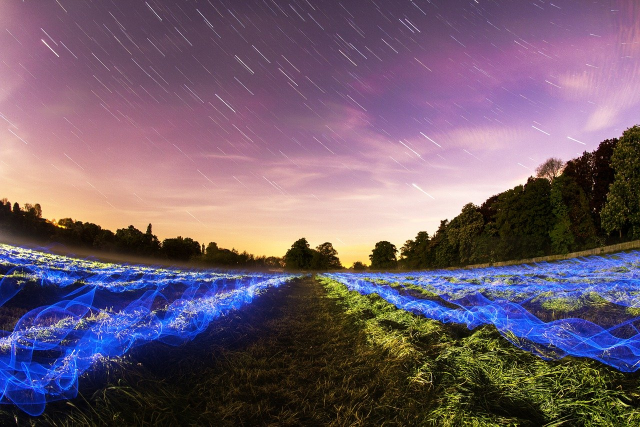
#> input picture sample_1280x853.bmp, 1280 x 853 px (shown at 1/2 size)
$ python convert_tools.py
#> lines starting #> are read from the running program, lines starting #| are printed output that depends on the picture
import numpy as np
import sys
from PIL import Image


huff_table_dc_lumin = ["00", "010", "011", "100", '101', '110', '1110', '11110', '111110', '1111110', '11111110', '111111110']
huff_table_dc_chromin = ['00', '01', '10', '110', '1110', '11110', '111110', '1111110', '11111110', '111111110', '1111111110']

huffman_ac_luminance = {
    0x00: '1010',      # EOB
    0x01: '00',
    0x02: '01',
    0x03: '100',
    0x04: '1011',
    0x05: '11010',
    0x06: '1111000',
    0x07: '11111000',
    0x08: '1111110110',
    0x09: '1111111110000010',
    0x0F: '11111111001',  # ZRL (16 zéros)
    # ...
    # la table complète contient 162 entrées selon le standard JPEG
}

huffman_ac_chrominance = {
    0x00: '00',        # EOB
    0x01: '01',
    0x02: '100',
    0x03: '1010',
    0x04: '11000',
    0x05: '111000',
    0x06: '1111000',
    0x07: '111110100',
    0x08: '1111110110',
    0x09: '111111110100',
    0x0F: '1111111010', # ZRL
    # ...
    # la table complète contient 162 entrées
}


QY = np.array([
    [16, 11, 10, 16, 24, 40, 51, 61],
    [12, 12, 14, 19, 26, 58, 60, 55],
    [14, 13, 16, 24, 40, 57, 69, 56],
    [14, 17, 22, 29, 51, 87, 80, 62],
    [18, 22, 37, 56, 68, 109,103, 77],
    [24, 35, 55, 64, 81, 104,113, 92],
    [49, 64, 78, 87,103, 121,120,101],
    [72, 92, 95, 98,112, 100,103, 99]
])

QC = np.array([
    [17, 18, 24, 47, 99, 99, 99, 99],
    [18, 21, 26, 66, 99, 99, 99, 99],
    [24, 26, 56, 99, 99, 99, 99, 99],
    [47, 66, 99, 99, 99, 99, 99, 99],
    [99, 99, 99, 99, 99, 99, 99, 99],
    [99, 99, 99, 99, 99, 99, 99, 99],
    [99, 99, 99, 99, 99, 99, 99, 99],
    [99, 99, 99, 99, 99, 99, 99, 99]
])


# [26 lines left out: functions rgb2ycbcr_unit, rgb_to_ycbcr, not called in this run]


# Applique du padding en repetant la derniere ligne ou colonne plusieurs fois
# pour avoir des dimensions multiple de multiple
def padding(image, multiple=8):
    pad_H, pad_W = [(multiple - (i % multiple)) % multiple for i in image.shape[0:2]]

    if image.ndim == 2:
        im_padded = np.pad(image, ((0, pad_H), (0, pad_W)), mode='edge')
    else:
        im_padded = np.pad(image, ((0, pad_H), (0, pad_W), (0, 0)), mode='edge')

    return im_padded


# [31 lines left out: functions sousEch_chrom, get_Qscaled, not called in this run]

# PArcours un bloc carre en zigzg et renvoie une liste
def parcoursZigzag(bloc):

    taille_bloc, W = bloc.shape

    if taille_bloc != W:
        sys.exit(f"Error: zigzg pathing need the bloc to be squared (not ({bloc.shape}))")
        return

    parcourus = []
    parite = -1

    # Parcours diagonale par diagonale
    for val_tot in range(0, 2*taille_bloc - 1, 1):

        # PArcours de la diagonale
        ligne = []
        for i in range(val_tot+1):
            j = val_tot - i
            if i < taille_bloc and j < taille_bloc:
                ligne.append(bloc[i, j])

        parcourus.extend(ligne[::parite])
        parite *= -1

    return parcourus


# Renvoi la matrice de cosinus a appliquer pour faire la DCT
def getC(taille_bloc):

    x = np.arange(taille_bloc)
    u = x.reshape((taille_bloc,1))
    alpha = np.ones(taille_bloc) * np.sqrt(2/taille_bloc)
    alpha[0] = np.sqrt(1/taille_bloc)
    C = alpha[:,None] * np.cos((2*x+1) * u * np.pi / (2*taille_bloc))

    return C


# Parcours une suite de valeurs et la comvertit en une liste de couples de type (nbr0avantvalue, value)
def rlc(suite):

    ac = []
    count0 = 0

    for n in suite[1:]:

        if n == 0:
            count0 += 1
        else:
            ac.append((count0, n))
            count0 = 0

    if count0 != 0:
        ac.append("EOB")
    else:
        ac.append("EOB")

    return suite[0], ac


# Comvertit un entier en une chaine binaire (en inversant les bits pour les entiers negatifs)
def int_to_bin(n):

    if n < 0:
        string = int_to_bin(-n)
        new_string = ""
        for i in string:
            new_string += '1' if i == "0" else "1"
        return new_string

    else:
        return "{0:b}".format(int(n))


# Encode un coeff DC en suivant les tables de Huffman
def huffmanDC(dc_diff, canal="luminance"):

    # on calcule son SIZE (nbr de bits pour l encoder sans le signe)
    magnitude = int_to_bin(dc_diff)
    size = len(magnitude)

    # code huffman pour SIZE (voir table huffman DC chrominance ou luminance)
    if canal == "luminance":
        huff_size = huff_table_dc_lumin[size]
    else:
        huff_size = huff_table_dc_chromin[size]

    return huff_size + magnitude


# Encode une liste AC encode en RLC en suivant les tables de Huffman
def huffmanAC(list_ac, canal="luminance"):

    huff_ac = ""

    for ac in list_ac:
        print(type(ac), ac)
        key = (ac[0] << 4) | ac[1].astype(int)

        if canal=="luminance":
            huff_ac += huffman_ac_luminance[key]
        else:
            canal="chrominance"
            huff_ac += huffman_ac_chrominance[key]

    return huff_ac


# decoupe une image single canal (H, W) en bloc puis applique la DCT sur chacun de ces blocs
# [42 lines left out: function decoupe_dct_quantif, not called in this run]


class jpeg_convert:

    def __call__(self, img_path, quality=50, taille_bloc=8, mode="4:2:0"):

        # Initalisation
#> called with img_path = 'sample_1280x853.bmp', quality = 50, taille_bloc = 8, mode = '4:2:0'
        self.image = np.array(Image.open(img_path))
#> self.image is the input picture: shape (853, 1280, 3); mean R, G, B 111.9, 92.8, 110.1
        self.taille_bloc = taille_bloc
        self.quality = quality
        self.mode = mode
        self.H, self.W, self.nbr_canaux = (self.image).shape
#> self.H = 853; self.W = 1280; self.nbr_canaux = 3
        self.prev_dc = 0
        self.C = getC(self.taille_bloc)
        # Pipeline

        # COnversion de l 'image en YcbCr
        self.rgb_to_ycbcr()
#> in rgb_to_ycbcr, `ycbcr = self.image @ matrix.T + shift`:
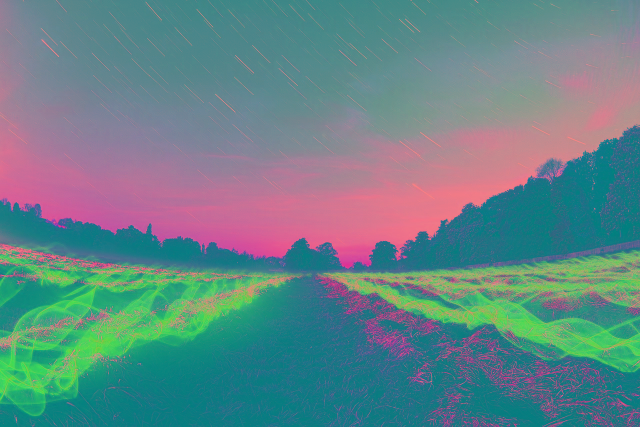
#> ycbcr: shape (853, 1280, 3) float64 (shown at 1/2 size); mean R, G, B 100.5, 133.4, 136.2

        # Sous-echantillonage des chrominances
        y = self.image[:, :, 0]
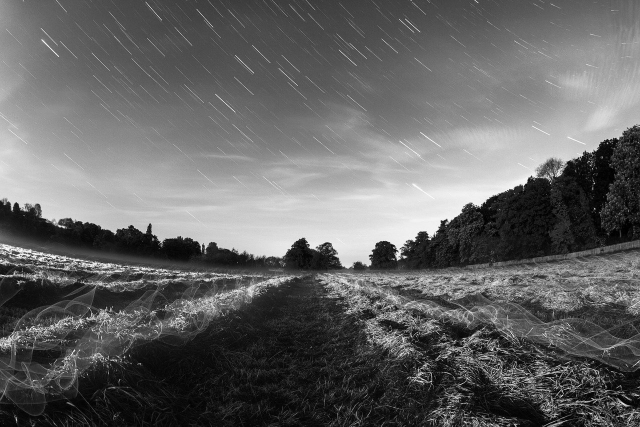
#> y: shape (853, 1280) float32 (shown at 1/2 size); min 0, max 254.8, mean 100.5
        cb, cr = self.sousEch_chrom()
#> the loop in sousEch_chrom, `for i, j in zip(range(H//2), range(W//2)): ` made 426 passes
#> avg_bloc on passes 1 to 3: [143.5, 126.7, 149.9], [145.5, 126.7, 149.9], [139.1, 128.1, 150.2]
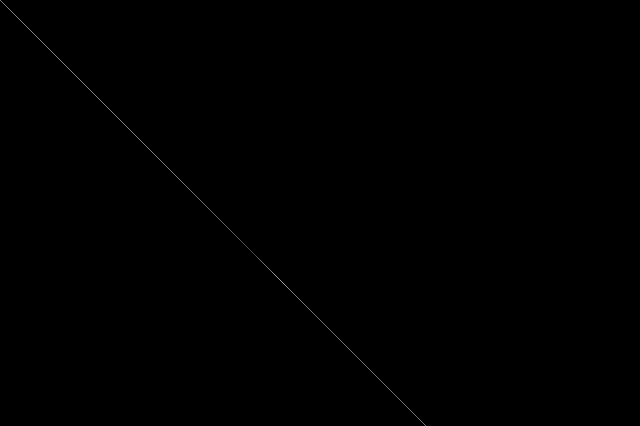
#> cb: shape (426, 640) float64; min 0, max 184.1, mean 0.2

        # Decoupage en blocs
        self.blocs_y = self.decoupe_bloc(y)
#> in padding, `im_padded = np.pad(image, ((0, pad_H), (0, pad_W)), mode='edge')`:
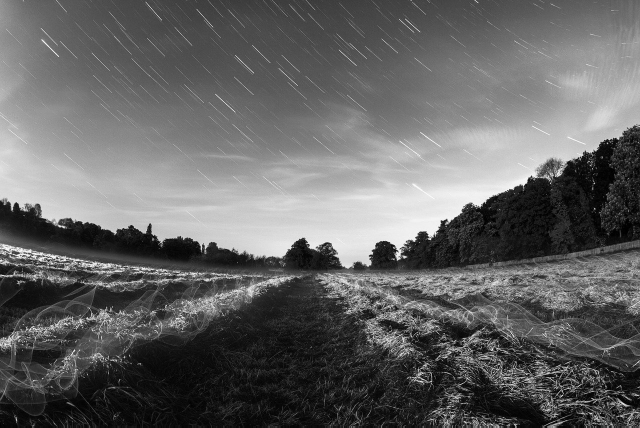
#> im_padded: shape (856, 1280) float32 (shown at 1/2 size); min 0, max 254.8, mean 100.3
        self.blocs_cb = self.decoupe_bloc(cb)
        self.blocs_cr = self.decoupe_bloc(cr)

        print(self.blocs_y.shape, self.blocs_cb.shape, self.blocs_cr.shape)
#| (107, 160, 8, 8) (54, 80, 8, 8) (54, 80, 8, 8)


        # ======== Arrangement des codes de MCU ===============

        flux_binaire_brut = ""

        # Parcours ligne par ligne puis colone par colone
        for j in range(self.blocs_y.shape[1]//2):
            for i in range(self.blocs_y.shape[0]//2):

                # Codage de la MCU de coordonnes i, j
                flux_binaire_brut += self.code_mcu(i, j )
#> after the loop, flux_binaire_brut = ''

        print(flux_binaire_brut)


    # Trouve et encode les MCU
    def code_mcu(self, i, j):

        if self.mode == "4:2:0":
            kh, kw = 2, 2
        elif self.mode == "4:2:2":
            kh, kw = 2, 1
        elif self.mode == "4:4:4":
            kh, kw == 1, 1
        else:
            sys.exit("Error: Mode sous-echantillonage non reconnu")

        flux_binaire = ""

        # Codage des Y
        ii, jj = 2*i, 2*j

        bloc1 = self.blocs_y[ii, jj, :, :]
        bloc2 = self.blocs_y[ii+1, jj, :, :]
        bloc3 = self.blocs_y[ii, jj+1, :, :]
        bloc4 = self.blocs_y[ii+1, jj+1, :, :]

        for bloc in [bloc1, bloc2, bloc3, bloc4]:
            flux_binaire += self.bloc2dcac(bloc, canal="luminance")


        # Codage des CbCR
        ii = kh*i
        jj = kw*j

        # Codage des Cb
        for kj in range(kw):
            for ki in range(kh):
                bloc = self.blocs_cb[ii+ki, jj+kj, :, :]
                flux_binaire += self.bloc2dcac(bloc, canal="chrominance")

        # Codage des cr
        for kj in range(kw):
            for ki in range(kh):
                bloc = self.blocs_cr[ii+ki, jj+kj, :, :]
                flux_binaire += self.bloc2dcac(bloc, canal="chrominance")

        return flux_binaire


    # Convertit self.images en YCbCr
    def rgb_to_ycbcr(self):
        """
        image : numpy array de shape (H, W, 3) avec RGB en uint8
        return : numpy array de shape (H, W, 3) avec YCbCr en float32
        """
        # matrice de conversion (ITU-R BT.601)
        matrix = np.array([
            [ 0.299,   0.587,   0.114 ],
            [-0.1687, -0.3313,  0.5   ],
            [ 0.5,    -0.4187, -0.0813]
        ])

        shift = np.array([0, 128, 128])  # offset sur Cb et Cr

        # appliquer la conversion matricielle à tout le tableau
        ycbcr = self.image @ matrix.T + shift

        self.image = ycbcr.astype(np.float32)


    # Sous-echantillone en h1,h2,h2 les chrominances d'une image
    # Renvoie les nouvelles bitmap des chrominances
    def sousEch_chrom(self):

        if self.mode == "4:4:4":
            return self.image[:, :, 1], self.image[:, :, 2]
        elif self.mode == "4:2:2":
            k = 1
        else:
            k = 2

        H, W, C = self.image.shape

        if C < 2:
            sys.exit("Error: Expected number of canaux must be 2 or higher")

        new_crominances = np.zeros((H//k, W//2, 2))


        for i, j in zip(range(H//2), range(W//2)):

            bloc = self.image[k*i:k*(i+1), 2*j:2*(j+1), :]
            avg_bloc = np.mean(bloc, axis=(0, 1))    # Moyenne par canal

            new_crominances[i, j, :] = avg_bloc[1:]

        return new_crominances[:, :, 0], new_crominances[:, :, 1]


    # Applique du padding en repetant la derniere ligne ou colonne plusieurs fois
    # pour avoir des dimensions multiple de multiple
    # [9 lines left out: function padding, not called in this run]


    # Decoupe une image single_canal en une liste de blocs carres de taille self.talle_bloc
    def decoupe_bloc(self, im_single_canal):

        # Padding de l image pour taille compatible
        image = padding(im_single_canal, multiple=self.taille_bloc)
        H, W = image.shape
        liste_blocs = np.zeros((H//self.taille_bloc, W//self.taille_bloc, 8, 8))

        for i in range(H//self.taille_bloc):
            for j in range(W//self.taille_bloc):
                bloc = image[i:i+self.taille_bloc, j:j+self.taille_bloc]
                liste_blocs[i, j, :, :] = bloc

        return liste_blocs


    # Renvoi une matrice Q de quantification adapate au facteur de qulite demande et du type luminance ou chrominance
    # quality_factor: int entre 1 et 100
    def get_Qscaled(self, canal="luminance"):

        Q = QY if canal=="luminance" else QC

        if self.quality < 1 or self.quality > 100:
            sys.exit(f'Error: Quality factor should be an int between 1 and 100 (not {self.quality})')

        if self.quality == 50:
            return Q

        scale = 5000/self.quality if self.quality<50 else 200-(2*self.quality)

        return np.floor((Q*scale + 50)/100)


    # Assemblage du flux binaire pour un groupe de blocs
    # Exemple 4:2:0 -> 4Y, 1Cb, 1Cr
    # [16 lines left out: function code_bloc, not called in this run]


    # Renvoie le flux binaire encode avec Huffman d un bloc
    def bloc2dcac(self, bloc, canal="luminance"):

        # Centrage des valeur du bloc
        bloc = bloc - 128

        # Application de la DCT
        bloc_dct = self.C @ bloc @ self.C.T

        # Quantification
        bloc_quantif = np.floor(bloc_dct / self.get_Qscaled(canal=canal))

        # Parcours en zigzag du bloc
        bloc_suite = parcoursZigzag(bloc_quantif)

        # Encodage RLC
        dc, ac = rlc(bloc_suite)

        # Encodage Huffman de DC
        huff_dc = huffmanDC(dc - self.prev_dc, canal=canal)
        self.prev_dc = dc - self.prev_dc

        # Encodage Huffman de AC
        list_huff_ac = huffmanAC(ac, canal=canal)

        return huff_dc + list_huff_ac


class Tests():

    def __call__(self):
        self.test_parcoursZigzag()
        self.test_rlc()


    # [33 lines left out: functions test_parcoursZigzag, test_rlc, not called in this run]


if __name__ == "__main__":
    converter = jpeg_convert()
#> (the run stopped early here; a loop or call above may not have finished)
